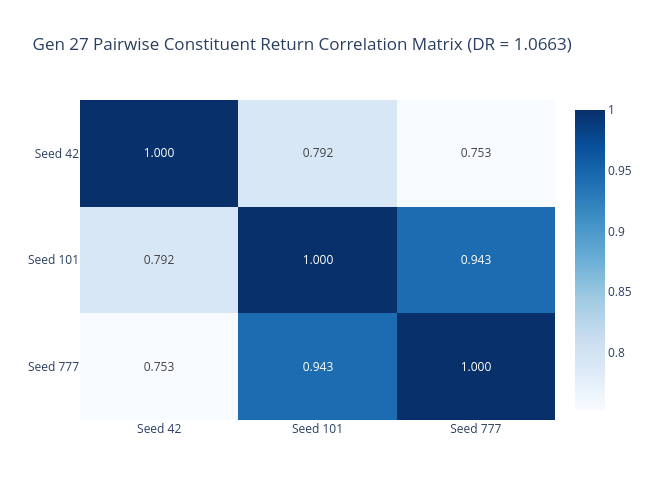

Notebook code cell kept with this figure:
### Code cell
fig_corr = px.imshow(
    corr_matrix,
    text_auto=".3f",
    color_continuous_scale="Blues",
    title=f"Gen {GEN} Pairwise Constituent Return Correlation Matrix (DR = {div_ratio:.4f})",
    aspect="auto",
    width=650,
    height=500,
)
fig_corr.show()

### Figure 1 — Plotly figure (JSON) as saved in the notebook; plotly's stock layout.template omitted (floating-point values rounded to 4 significant figures)
{"data": [{"coloraxis": "coloraxis", "hovertemplate": "x: %{x}<br>y: %{y}<br>color: %{z}<extra></extra>", "name": "0", "texttemplate": "%{z:.3f}", "type": "heatmap", "x": ["Seed 42", "Seed 101", "Seed 777"], "xaxis": "x", "y": ["Seed 42", "Seed 101", "Seed 777"], "yaxis": "y", "z": [[1, 0.7918, 0.7529], [0.7918, 1, 0.9428], [0.7529, 0.9428, 1]]}], "layout": {"coloraxis": {"colorscale": [[0, "rgb(247,251,255)"], [0.125, "rgb(222,235,247)"], [0.25, "rgb(198,219,239)"], [0.375, "rgb(158,202,225)"], [0.5, "rgb(107,174,214)"], [0.625, "rgb(66,146,198)"], [0.75, "rgb(33,113,181)"], [0.875, "rgb(8,81,156)"], [1, "rgb(8,48,107)"]]}, "height": 500, "title": {"text": "Gen 27 Pairwise Constituent Return Correlation Matrix (DR = 1.0663)"}, "width": 650, "xaxis": {"anchor": "y", "domain": [0, 1]}, "yaxis": {"anchor": "x", "autorange": "reversed", "domain": [0, 1]}}}
